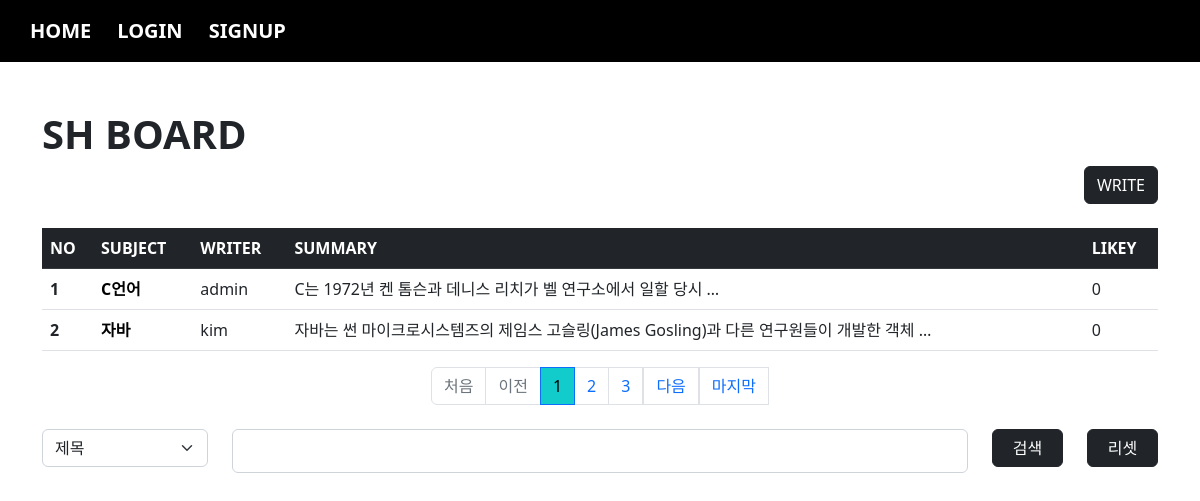
The app's page /board/index/ with its own data.
### board/models.py (models this page shows, shortened)
class Board(models.Model):
    subject = models.CharField(max_length=100)
    writer = models.ForeignKey(User, on_delete=models.CASCADE, related_name="writer")
    content = models.TextField()
    likey = models.ManyToManyField(User, blank=True, related_name="likey")
    pubdate = models.DateTimeField()

### acc/models.py (models this page shows, shortened)
class User(AbstractUser):
    comment = models.TextField(blank=True)
    point = models.IntegerField(default=0)
    pic = models.ImageField(upload_to="user/%y") # %m 월  %d 일

### board/views.py (the view)
# urls.py: path('index/', views.index, name="index"),
def index(request):
    pg = request.GET.get("page", 1)
    cate = request.GET.get("cate", "")
    kw = request.GET.get("kw", "")
    if kw:
        if cate == "sub":
            b = Board.objects.filter(subject__startswith=kw)
        elif cate == "wri":
            from acc.models import User
            try:
                 u = User.objects.get(username=kw)
                 b = Board.objects.filter(writer=u)
            except:
                b = Board.objects.none()
        elif cate == "con":
            b = Board.objects.filter(content__contains=kw)
    else:
        b = Board.objects.all()
    pag = Paginator(b, 2)
    obj = pag.get_page(pg)
    context = {
        "bset" : obj,
        "cate" : cate,
        "kw" : kw
    }
    return render(request, 'board/index.html', context)

### templates/board/index.html (shortened to what this page needs)
{% extends 'base.html' %}
{% block con %}
{% load mathfilters %}
    <h1><b>SH BOARD</b></h1>
    <div class="text-end">
        <a class="btn btn-dark" href="{% url 'board:create' %}">WRITE</a>
    </div>
    <table class="table table-hover mt-4">
        <thead>
            <tr class="table-dark">
                <th scope="col">NO</th>
                <th scope="col">SUBJECT</th>
                <th scope="col">WRITER</th>
                <th scope="col">SUMMARY</th>
                <th scope="col">LIKEY</th>
            </tr>
        </thead>
        <tbody>
            {% for i in bset %}
            <tr>
                <th scope="row">{{ forloop.counter }}</th>
                <td><a href="{% url 'board:detail' i.id %}" class="sub">{{ i.subject }}</a></td>
                <td>{{ i.writer }}</td>
                <td>{{ i.content |truncatewords:10 }}</td>
                <td>0</td>
            </tr>
            {% empty %}
                <tr class="text-center">
                    <th colspan="5"><h4>첫번째 게시글을 작성해주세요 💦</h4></th>
                </tr>
            {% endfor %}
        </tbody>
    </table>
    <nav aria-label="Page navigation example">
        <ul class="pagination justify-content-center">
            {% if bset.has_previous %}
                <a class="page-link" href="{% url 'board:index' %}?page=1&cate={{cate}}&kw={{kw}}">처음</a>
                <a class="page-link" href="{% url 'board:index' %}?page={{ bset.previous_page_number }}&cate={{cate}}&kw={{kw}}">이전</a>
            {% else %}
                <li class="page-item disabled"><a class="page-link">처음</a></li>
                <li class="page-item disabled"><a class="page-link">이전</a></li>
            {% endif %}
            {% for i in bset.paginator.page_range %}
                {% if i >= bset.number|sub:2 and bset.number|add:2 >= i %}
                    <li class="page-item {% if bset.number == i %}active{% endif %}"><a class="page-link" href="{% url 'board:index' %}?page={{i}}&cate={{cate}}&kw={{kw}}">{{i}}</a></li>
                {% endif %}
            {% endfor %}
            {% if bset.has_next %}
                <a class="page-link" href="{% url 'board:index' %}?page={{ bset.next_page_number }}&cate={{cate}}&kw={{kw}}">다음</a>
                <a class="page-link" href="{% url 'board:index' %}?page={{ bset.paginator.num_pages }}&cate={{cate}}&kw={{kw}}">마지막</a>
            {% else %}
                <li class="page-item disabled"><a class="page-link">다음</a></li>
                <li class="page-item disabled"><a class="page-link">마지막</a></li>
            {% endif %}
        </ul>
    </nav>
    <form>
        <div class="mt-4 row">
            <div class="col-sm-2">
                <select name="cate" class="form-select">
                    <option value="sub" {% if cate == "sub" %}selected{% endif %}>제목</option>
                </select>
            </div>
            <div class="col-sm-8">
                <input type="text" name="kw" value="{{kw}}" class="form-control">
            </div>
            <div class="col-sm-1">
                <button class="btn btn-dark" style="width: 100%;">검색</button>
            </div>
            <div class="col-sm-1">
                <a href="{% url 'board:index' %}" class="btn btn-dark" style="width: 100%;">리셋</a>
            </div>
        </div>
    </form>
{% endblock %}

### templates/board/index.html (style rules this page uses)
.sub { text-decoration: none; color: black; font-weight: bold; }

### templates/base.html (style rules this page uses)
.form-control { font-weight: bold; font-size: 20px; }
.active>.page-link { background-color:rgb(18, 203, 203); color:black }

### records on screen
Board: subject "C언어", writer "admin", content "C는 1972년 켄 톰슨과 데니스 리치가 벨 연구소에서 일할 당시 …"
Board: subject "자바", writer "kim", content "자바는 썬 마이크로시스템즈의 제임스 고슬링(James Gosling)과 다른 연구원들이 개발한 객체 …"

### other values on screen
{{ i }} "1" "2" "3"
